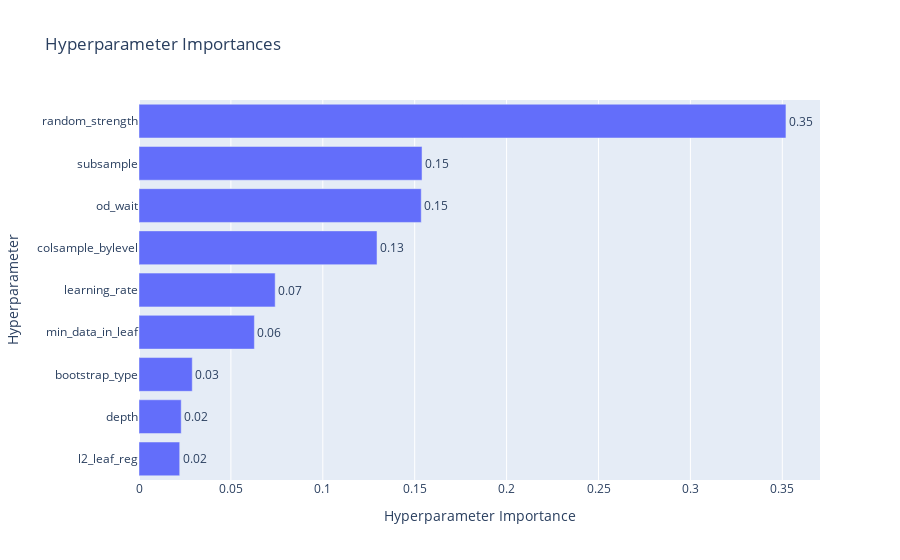

This figure's notebook cell:
### Code cell
# Plot Paramerter Importances
plot_param_importances(study).show()

### Figure 1 — Plotly figure (JSON) as saved in the notebook; plotly's stock layout.template omitted (floating-point values rounded to 4 significant figures)
{"data": [{"cliponaxis": false, "hovertemplate": ["l2_leaf_reg (FloatDistribution): 0.022145762532339675<extra></extra>", "depth (IntDistribution): 0.022971045273206175<extra></extra>", "bootstrap_type (CategoricalDistribution): 0.028975106797732148<extra></extra>", "min_data_in_leaf (IntDistribution): 0.06277888268361334<extra></extra>", "learning_rate (FloatDistribution): 0.07409262291643631<extra></extra>", "colsample_bylevel (FloatDistribution): 0.1294974699176066<extra></extra>", "od_wait (IntDistribution): 0.1535629669784859<extra></extra>", "subsample (FloatDistribution): 0.15399178247138287<extra></extra>", "random_strength (FloatDistribution): 0.3519843604291971<extra></extra>"], "name": "Objective Value", "orientation": "h", "text": ["0.02", "0.02", "0.03", "0.06", "0.07", "0.13", "0.15", "0.15", "0.35"], "textposition": "outside", "type": "bar", "x": [0.02215, 0.02297, 0.02898, 0.06278, 0.07409, 0.1295, 0.1536, 0.154, 0.352], "y": ["l2_leaf_reg", "depth", "bootstrap_type", "min_data_in_leaf", "learning_rate", "colsample_bylevel", "od_wait", "subsample", "random_strength"]}], "layout": {"title": {"text": "Hyperparameter Importances"}, "xaxis": {"title": {"text": "Hyperparameter Importance"}}, "yaxis": {"title": {"text": "Hyperparameter"}}}}
